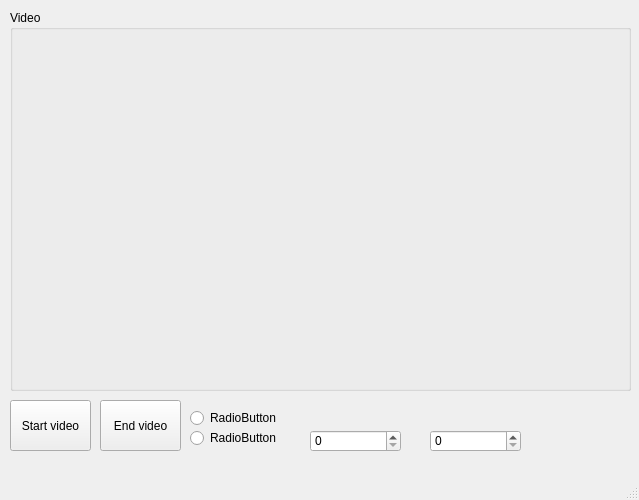
<?xml version="1.0" encoding="UTF-8"?>
<ui version="4.0">
 <class>MainWindow</class>
 <widget class="QMainWindow" name="MainWindow">
  <property name="geometry">
   <rect>
    <x>0</x>
    <y>0</y>
    <width>639</width>
    <height>500</height>
   </rect>
  </property>
  <property name="windowTitle">
   <string>MainWindow</string>
  </property>
  <property name="styleSheet">
   <string notr="true"/>
  </property>
  <widget class="QWidget" name="centralwidget">
   <widget class="QGroupBox" name="groupBox">
    <property name="geometry">
     <rect>
      <x>10</x>
      <y>10</y>
      <width>621</width>
      <height>381</height>
     </rect>
    </property>
    <property name="sizePolicy">
     <sizepolicy hsizetype="Preferred" vsizetype="Preferred">
      <horstretch>0</horstretch>
      <verstretch>0</verstretch>
     </sizepolicy>
    </property>
    <property name="title">
     <string>Video</string>
    </property>
    <widget class="QWidget" name="ImgWidget" native="true">
     <property name="geometry">
      <rect>
       <x>10</x>
       <y>20</y>
       <width>601</width>
       <height>351</height>
      </rect>
     </property>
    </widget>
   </widget>
   <widget class="QPushButton" name="startButton">
    <property name="geometry">
     <rect>
      <x>10</x>
      <y>400</y>
      <width>81</width>
      <height>51</height>
     </rect>
    </property>
    <property name="text">
     <string>Start video</string>
    </property>
   </widget>
   <widget class="QPushButton" name="startButton_2">
    <property name="geometry">
     <rect>
      <x>100</x>
      <y>400</y>
      <width>81</width>
      <height>51</height>
     </rect>
    </property>
    <property name="text">
     <string>End video</string>
    </property>
   </widget>
   <widget class="QRadioButton" name="radioButton">
    <property name="geometry">
     <rect>
      <x>190</x>
      <y>410</y>
      <width>90</width>
      <height>16</height>
     </rect>
    </property>
    <property name="text">
     <string>RadioButton</string>
    </property>
   </widget>
   <widget class="QRadioButton" name="radioButton_2">
    <property name="geometry">
     <rect>
      <x>190</x>
      <y>430</y>
      <width>90</width>
      <height>16</height>
     </rect>
    </property>
    <property name="text">
     <string>RadioButton</string>
    </property>
   </widget>
   <widget class="QSpinBox" name="spinBox">
    <property name="geometry">
     <rect>
      <x>310</x>
      <y>430</y>
      <width>91</width>
      <height>22</height>
     </rect>
    </property>
   </widget>
   <widget class="QSpinBox" name="spinBox_2">
    <property name="geometry">
     <rect>
      <x>430</x>
      <y>430</y>
      <width>91</width>
      <height>22</height>
     </rect>
    </property>
   </widget>
  </widget>
  <widget class="QMenuBar" name="menubar">
   <property name="geometry">
    <rect>
     <x>0</x>
     <y>0</y>
     <width>639</width>
     <height>21</height>
    </rect>
   </property>
  </widget>
  <widget class="QStatusBar" name="statusbar"/>
 </widget>
 <resources/>
 <connections/>
</ui>
